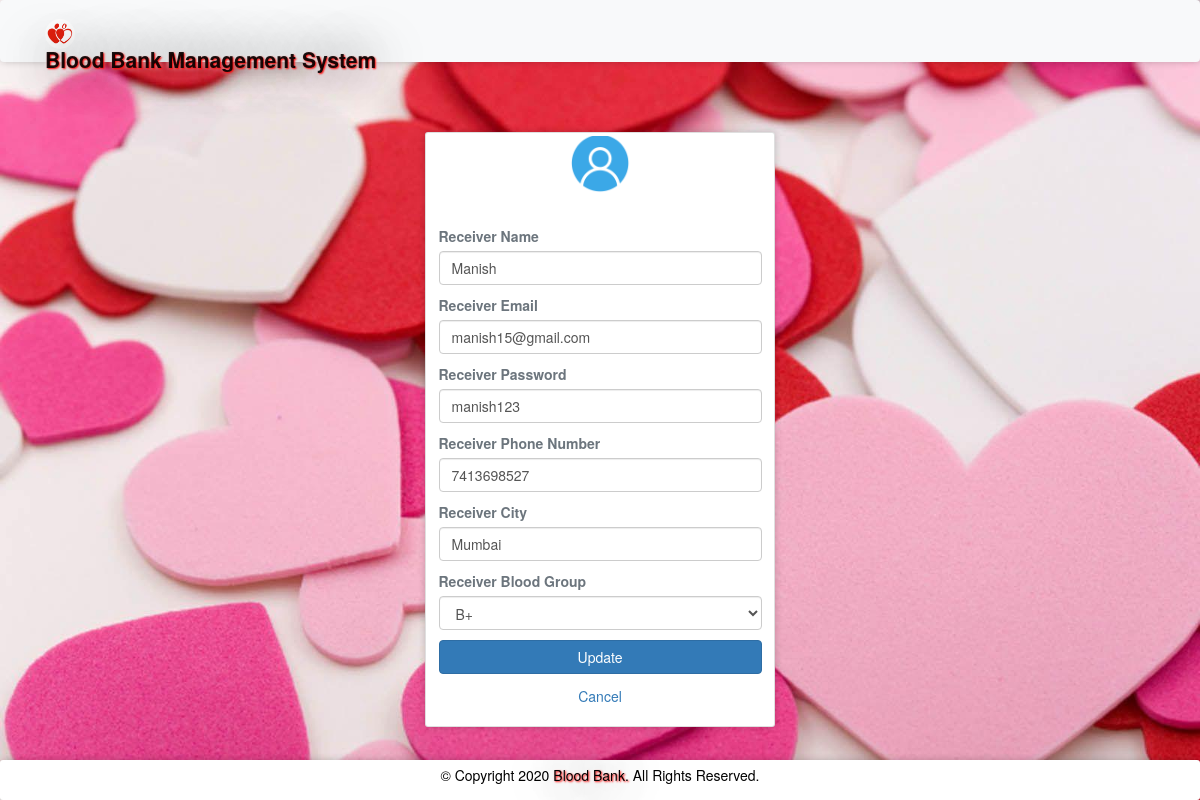
The page /rprofile.php (signed in) on the database its author committed.
### tables this page shows
CREATE TABLE `receivers` (
  `id` int(11) NOT NULL,
  `rname` varchar(100) NOT NULL,
  `remail` varchar(100) NOT NULL,
  `rpassword` varchar(100) NOT NULL,
  `rphone` varchar(100) NOT NULL,
  `rbg` varchar(10) NOT NULL,
  `rcity` varchar(100) NOT NULL
);

### rprofile.php (the view, shortened to what this page needs)
<?php
require 'file/connection.php';
if(!isset($_SESSION['rid']))
{
  header('location:login.php');
}
else {
	if(isset($_SESSION['rid'])){
		$id=$_SESSION['rid'];
		$sql = "SELECT * FROM receivers WHERE id='$id'";
		$result = mysqli_query($conn, $sql);
		$row = mysqli_fetch_array($result);
	}
}
?>
<!DOCTYPE html>
<html>
<?php require 'head.php';?>
<body>
	<?php require 'header.php'; ?>
	<div class="container cont">
		<div class="row justify-content-center">
			<div class="col-lg-4 col-md-6 col-sm-8 mb-5">
				<div class="card">
					<div class="media justify-content-center mt-1">
						<img src="image/user.png" alt="profile" class="rounded-circle" width="60" height="60">
					</div>
					<div class="card-body">
					   <form action="file/updateprofile.php" method="post">
					   	<label class="text-muted font-weight-bold" class="text-muted font-weight-bold">Receiver Name</label>
						<input type="text" name="rname" value="<?php echo $row['rname']; ?>" class="form-control mb-3">
						<label class="text-muted font-weight-bold" class="text-muted font-weight-bold">Receiver Email</label>
						<input type="email" name="remail" value="<?php echo $row['remail']; ?>" class="form-control mb-3">
						<label class="text-muted font-weight-bold" class="text-muted font-weight-bold">Receiver Password</label>
						<input type="text" name="rpassword" value="<?php echo $row['rpassword']; ?>" class="form-control mb-3">
						<label class="text-muted font-weight-bold" class="text-muted font-weight-bold">Receiver Phone Number</label>
						<input type="text" name="rphone" value="<?php echo $row['rphone']; ?>" class="form-control mb-3">
						<label class="text-muted font-weight-bold" class="text-muted font-weight-bold">Receiver City</label>
						<input type="text" name="rcity" value="<?php echo $row['rcity']; ?>" class="form-control mb-3">
						<label class="text-muted font-weight-bold" class="text-muted font-weight-bold">Receiver Blood Group</label>
						<select class="form-control mb-3" name="bg" required>
                             <option selected><?php echo $row['rbg']; ?></option>
                        </select>
						<input type="submit" name="update" class="btn btn-block btn-primary" value="Update">
					   </form>
					</div>
					<a href="Userpage.html" class="text-center">Cancel</a><br>
				</div>
			</div>
		</div>
	</div>
	<?php require 'footer.php'; ?>
</body>
</html>

### css/style.css (style rules this page uses)
.cont { padding-top: 40px; text-align: justify; font-size: 1em; }
.card ,nav, .footer,tr,video { border-radius: 3px; transition: all 200ms ease-out; box-shadow: 0px 0px 7px rgba(0, 0, 0, 0.2); }
.rounded-circle { margin-top: -2.5px; }
form { padding-top: 20px; }
a:link { text-decoration: none; }

### rprofile.php (style rules this page uses)
body { background: url(jastimage/bb8.jpg) no-repeat center; background-size: cover; min-height: 0; height: 800px; }

### rows shown on the page
receivers: rname "Manish", remail "manish15@gmail.com", rpassword "manish123", rphone "7413698527", rcity "Mumbai", bg "B+"
